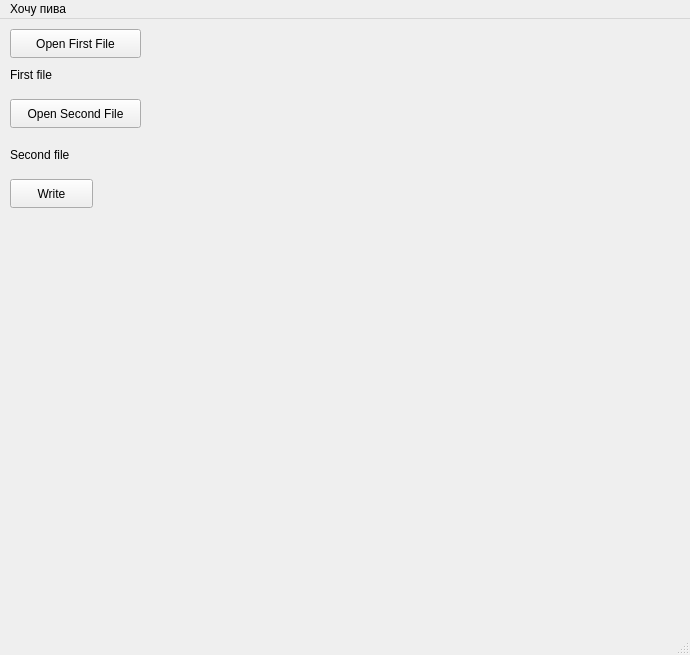
<?xml version="1.0" encoding="UTF-8"?>
<ui version="4.0">
 <class>MainWindow</class>
 <widget class="QMainWindow" name="MainWindow">
  <property name="geometry">
   <rect>
    <x>0</x>
    <y>0</y>
    <width>690</width>
    <height>655</height>
   </rect>
  </property>
  <property name="windowTitle">
   <string>MainWindow</string>
  </property>
  <widget class="QWidget" name="centralwidget">
   <widget class="QPushButton" name="runButton">
    <property name="geometry">
     <rect>
      <x>10</x>
      <y>160</y>
      <width>83</width>
      <height>29</height>
     </rect>
    </property>
    <property name="text">
     <string>Write</string>
    </property>
   </widget>
   <widget class="QPushButton" name="openFirstFile">
    <property name="geometry">
     <rect>
      <x>10</x>
      <y>10</y>
      <width>131</width>
      <height>29</height>
     </rect>
    </property>
    <property name="text">
     <string>Open First File</string>
    </property>
   </widget>
   <widget class="QPushButton" name="openSecondFile">
    <property name="geometry">
     <rect>
      <x>10</x>
      <y>80</y>
      <width>131</width>
      <height>29</height>
     </rect>
    </property>
    <property name="text">
     <string>Open Second File</string>
    </property>
   </widget>
   <widget class="QLabel" name="firstNameLabel">
    <property name="geometry">
     <rect>
      <x>10</x>
      <y>40</y>
      <width>431</width>
      <height>31</height>
     </rect>
    </property>
    <property name="text">
     <string>First file</string>
    </property>
   </widget>
   <widget class="QLabel" name="secondNameLabel">
    <property name="geometry">
     <rect>
      <x>10</x>
      <y>120</y>
      <width>431</width>
      <height>31</height>
     </rect>
    </property>
    <property name="text">
     <string>Second file</string>
    </property>
   </widget>
   <widget class="QLabel" name="logLabel">
    <property name="geometry">
     <rect>
      <x>100</x>
      <y>160</y>
      <width>221</width>
      <height>20</height>
     </rect>
    </property>
    <property name="text">
     <string/>
    </property>
   </widget>
   <widget class="QLabel" name="outLabel">
    <property name="geometry">
     <rect>
      <x>350</x>
      <y>200</y>
      <width>321</width>
      <height>391</height>
     </rect>
    </property>
    <property name="font">
     <font>
      <pointsize>24</pointsize>
     </font>
    </property>
    <property name="autoFillBackground">
     <bool>true</bool>
    </property>
    <property name="text">
     <string/>
    </property>
   </widget>
   <widget class="QLabel" name="wordsLabel">
    <property name="geometry">
     <rect>
      <x>10</x>
      <y>200</y>
      <width>321</width>
      <height>391</height>
     </rect>
    </property>
    <property name="font">
     <font>
      <pointsize>24</pointsize>
     </font>
    </property>
    <property name="autoFillBackground">
     <bool>true</bool>
    </property>
    <property name="text">
     <string/>
    </property>
   </widget>
  </widget>
  <widget class="QMenuBar" name="menubar">
   <property name="geometry">
    <rect>
     <x>0</x>
     <y>0</y>
     <width>690</width>
     <height>25</height>
    </rect>
   </property>
   <widget class="QMenu" name="menu">
    <property name="title">
     <string>Хочу пива</string>
    </property>
   </widget>
   <addaction name="menu"/>
  </widget>
  <widget class="QStatusBar" name="statusbar"/>
 </widget>
 <resources/>
 <connections/>
</ui>
